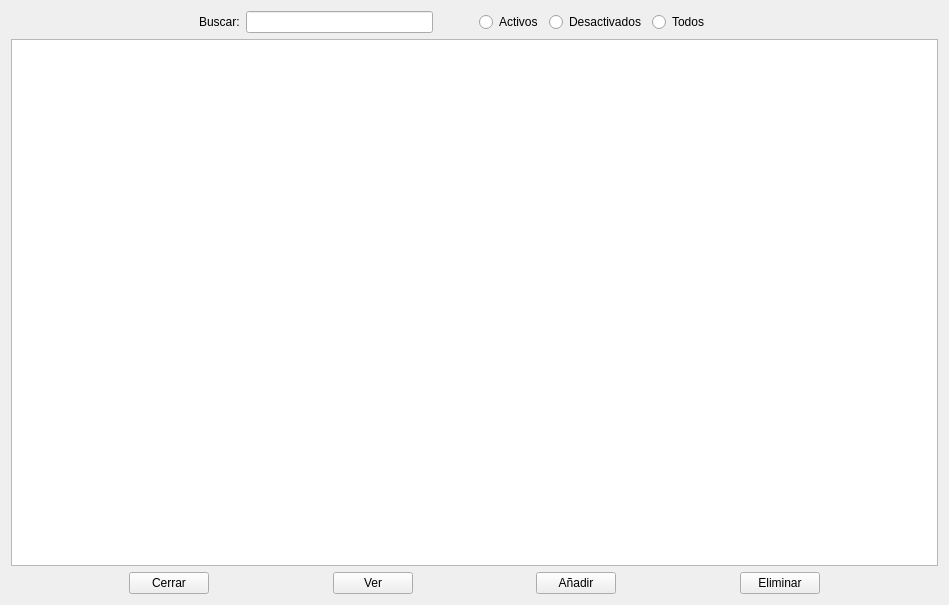
<?xml version="1.0" encoding="UTF-8"?>
<ui version="4.0">
 <class>frm_vehicles</class>
 <widget class="QWidget" name="frm_vehicles">
  <property name="geometry">
   <rect>
    <x>0</x>
    <y>0</y>
    <width>949</width>
    <height>605</height>
   </rect>
  </property>
  <property name="windowTitle">
   <string>Form</string>
  </property>
  <layout class="QGridLayout" name="gridLayout">
   <item row="0" column="0">
    <layout class="QHBoxLayout" name="horizontalLayout_3">
     <item>
      <spacer name="horizontalSpacer_7">
       <property name="orientation">
        <enum>Qt::Orientation::Horizontal</enum>
       </property>
       <property name="sizeHint" stdset="0">
        <size>
         <width>40</width>
         <height>20</height>
        </size>
       </property>
      </spacer>
     </item>
     <item>
      <widget class="QLabel" name="lbl_search">
       <property name="text">
        <string>Buscar:</string>
       </property>
      </widget>
     </item>
     <item>
      <widget class="QLineEdit" name="txt_search"/>
     </item>
     <item>
      <layout class="QHBoxLayout" name="horizontalLayout_2">
       <item>
        <spacer name="horizontalSpacer">
         <property name="orientation">
          <enum>Qt::Orientation::Horizontal</enum>
         </property>
         <property name="sizeHint" stdset="0">
          <size>
           <width>40</width>
           <height>20</height>
          </size>
         </property>
        </spacer>
       </item>
       <item>
        <widget class="QRadioButton" name="rad_actives">
         <property name="text">
          <string>Activos</string>
         </property>
        </widget>
       </item>
       <item>
        <widget class="QRadioButton" name="rad_disabled">
         <property name="text">
          <string>Desactivados</string>
         </property>
        </widget>
       </item>
       <item>
        <widget class="QRadioButton" name="rad_all">
         <property name="text">
          <string>Todos</string>
         </property>
        </widget>
       </item>
       <item>
        <spacer name="horizontalSpacer_2">
         <property name="orientation">
          <enum>Qt::Orientation::Horizontal</enum>
         </property>
         <property name="sizeHint" stdset="0">
          <size>
           <width>40</width>
           <height>20</height>
          </size>
         </property>
        </spacer>
       </item>
      </layout>
     </item>
     <item>
      <spacer name="horizontalSpacer_8">
       <property name="orientation">
        <enum>Qt::Orientation::Horizontal</enum>
       </property>
       <property name="sizeHint" stdset="0">
        <size>
         <width>40</width>
         <height>20</height>
        </size>
       </property>
      </spacer>
     </item>
    </layout>
   </item>
   <item row="2" column="0">
    <layout class="QHBoxLayout" name="horizontalLayout">
     <property name="sizeConstraint">
      <enum>QLayout::SizeConstraint::SetNoConstraint</enum>
     </property>
     <item>
      <spacer name="horizontalSpacer_3">
       <property name="orientation">
        <enum>Qt::Orientation::Horizontal</enum>
       </property>
       <property name="sizeHint" stdset="0">
        <size>
         <width>40</width>
         <height>20</height>
        </size>
       </property>
      </spacer>
     </item>
     <item>
      <widget class="QPushButton" name="btn_close">
       <property name="text">
        <string>Cerrar</string>
       </property>
      </widget>
     </item>
     <item>
      <spacer name="horizontalSpacer_5">
       <property name="orientation">
        <enum>Qt::Orientation::Horizontal</enum>
       </property>
       <property name="sizeHint" stdset="0">
        <size>
         <width>40</width>
         <height>20</height>
        </size>
       </property>
      </spacer>
     </item>
     <item>
      <widget class="QPushButton" name="btn_view">
       <property name="text">
        <string>Ver</string>
       </property>
      </widget>
     </item>
     <item>
      <spacer name="horizontalSpacer_9">
       <property name="orientation">
        <enum>Qt::Orientation::Horizontal</enum>
       </property>
       <property name="sizeHint" stdset="0">
        <size>
         <width>40</width>
         <height>20</height>
        </size>
       </property>
      </spacer>
     </item>
     <item>
      <widget class="QPushButton" name="btn_add">
       <property name="sizePolicy">
        <sizepolicy hsizetype="Minimum" vsizetype="Fixed">
         <horstretch>0</horstretch>
         <verstretch>0</verstretch>
        </sizepolicy>
       </property>
       <property name="text">
        <string>Añadir</string>
       </property>
      </widget>
     </item>
     <item>
      <spacer name="horizontalSpacer_6">
       <property name="orientation">
        <enum>Qt::Orientation::Horizontal</enum>
       </property>
       <property name="sizeHint" stdset="0">
        <size>
         <width>40</width>
         <height>20</height>
        </size>
       </property>
      </spacer>
     </item>
     <item>
      <widget class="QPushButton" name="btn_delete">
       <property name="text">
        <string>Eliminar</string>
       </property>
      </widget>
     </item>
     <item>
      <spacer name="horizontalSpacer_4">
       <property name="orientation">
        <enum>Qt::Orientation::Horizontal</enum>
       </property>
       <property name="sizeHint" stdset="0">
        <size>
         <width>40</width>
         <height>20</height>
        </size>
       </property>
      </spacer>
     </item>
    </layout>
   </item>
   <item row="1" column="0">
    <widget class="QTableView" name="tvw_vehicles"/>
   </item>
  </layout>
 </widget>
 <resources/>
 <connections/>
</ui>
